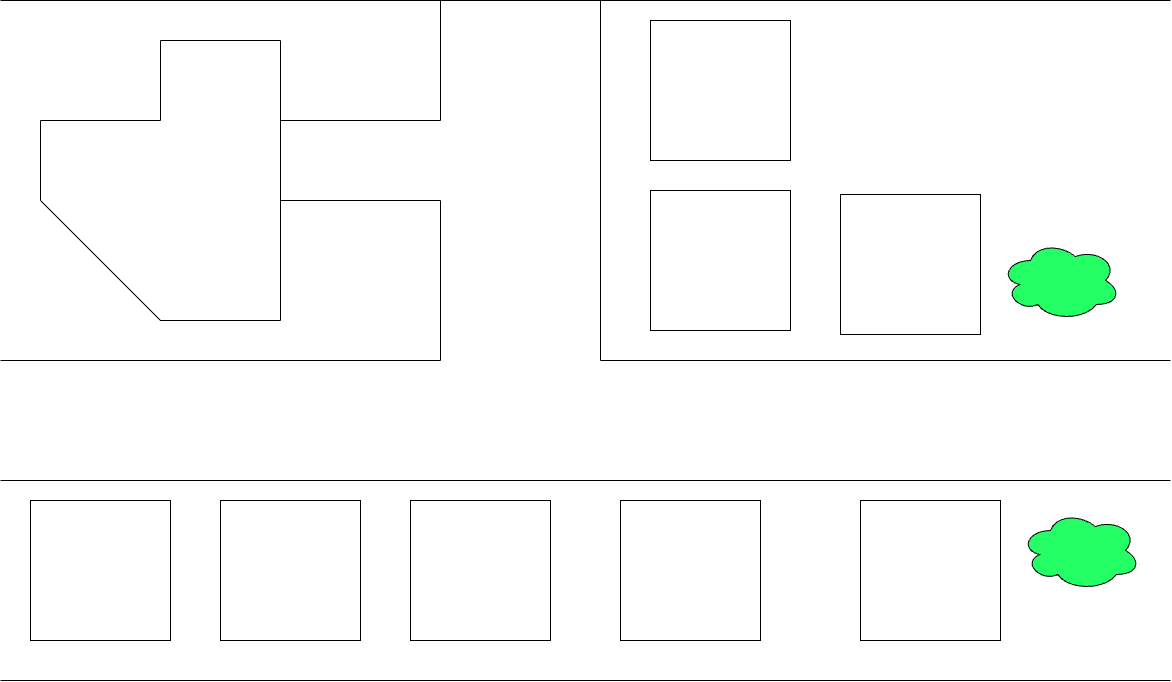
#> input picture site-project-api/temp_site_plans/site-four.png, 1172 x 682 px
$ python cv2_detect_contours.py
#> lines starting #> are read from the running program, lines starting #| are printed output that depends on the picture; after the words box and inside, x2 and y2 are one past the last pixel; in counts of white or black regions, pixels touching at a corner belong together
import cv2
import numpy as np
import matplotlib.pyplot as plt

img = cv2.imread("./temp_site_plans/site-four.png", cv2.IMREAD_COLOR)
#> img is the input picture: shape (682, 1172, 3); mean B, G, R 249.3, 251.3, 248.4
img = cv2.resize(img, (1000, 1000))
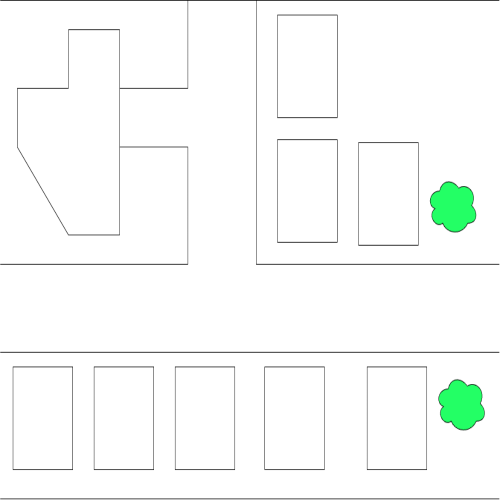
#> img: shape (1000, 1000, 3) (shown at 1/2 size); mean B, G, R 249.3, 251.3, 248.4


img_gray = cv2.cvtColor(img, cv2.COLOR_BGR2GRAY)

img_blur = cv2.GaussianBlur(img_gray, (3, 3), 0)

edges = cv2.Canny(img_blur, 160,180)
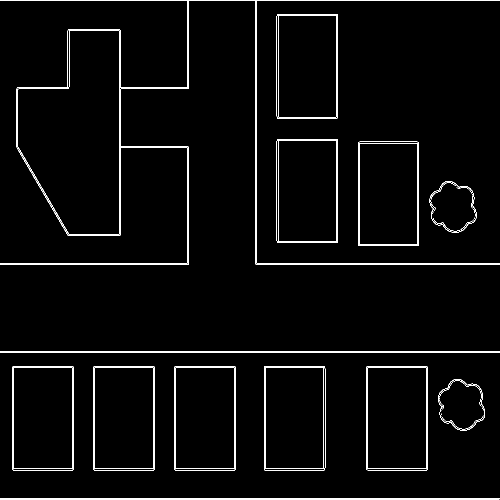
#> edges: shape (1000, 1000) (shown at 1/2 size); 2.3% white in thin lines or dots

contours, _ = cv2.findContours(edges, cv2.RETR_EXTERNAL, cv2.CHAIN_APPROX_SIMPLE)
#> contours = 15 contours, 3 with area under 20; largest, box (x1, y1, x2, y2) and area: (35, 60, 239, 469) 61852, (24, 732, 147, 941) 25367, (528, 732, 651, 941) 25365, (553, 28, 676, 237) 25364, (553, 278, 676, 486) 25246

img_rgb = cv2.cvtColor(img, cv2.COLOR_BGR2RGB)

min_area = 8000
plot_count = 0

for cnt in contours:
    area = cv2.contourArea(cnt)
    if area > min_area:
        approx = cv2.approxPolyDP(cnt, 0.02 * cv2.arcLength(cnt, True), True)

        print(approx)
        if len(approx) == 4:  # for square houses
            cv2.drawContours(img_rgb, [approx], -1, (0, 255, 0), 2)
            plot_count = plot_count + 1
        if len(approx) > 4 & len(approx) < 8: # for non square houses
            cv2.drawContours(img_rgb, [approx], -1, (0, 255, 0), 2)
            plot_count = plot_count + 1
#> this loop made 15 passes
#> (area, approx) on passes 4, 5, 6, 7, 8, 11, 12, 14: (25164, [[733, 733], [733, 939], [853, 940], [854, 733]]), (25365, [[529, 732], [528, 939], [648, 940], [649, 733]]), (25166, [[350, 732], [349, 939], [469, 940], [470, 733]]), (25165, [[187, 733], [187, 939], [307, 940], [308, 733]]), (25367, [[26, 732], [25, 939], [145, 940], [146, 733]]), (25162.5, [[716, 284], [716, 491], [836, 491], [837, 284]]), (25246.5, [[554, 278], [554, 485], [674, 485], [675, 278]]), (25364.5, [[554, 29], [554, 236], [674, 236], [675, 29]])
#> area on passes 3, 10, 13, 15: 7100, 7095.5, 61852, 2122
#> (printed output is left out)
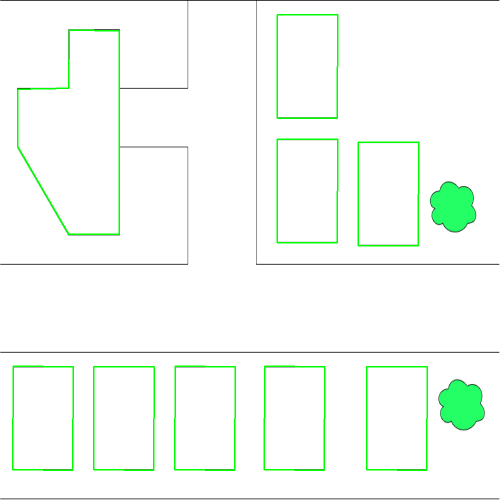
#> img_rgb: shape (1000, 1000, 3) (shown at 1/2 size); mean R, G, B 245.1, 252.8, 245.9
#> after the loop, plot_count = 9


plt.imshow(img_rgb)
plt.title(f"Housing Plots Detected: {plot_count}")
plt.show()

$ run again, with site-project-api/temp_site_plans/site-one.png copied over site-project-api/temp_site_plans/site-four.png
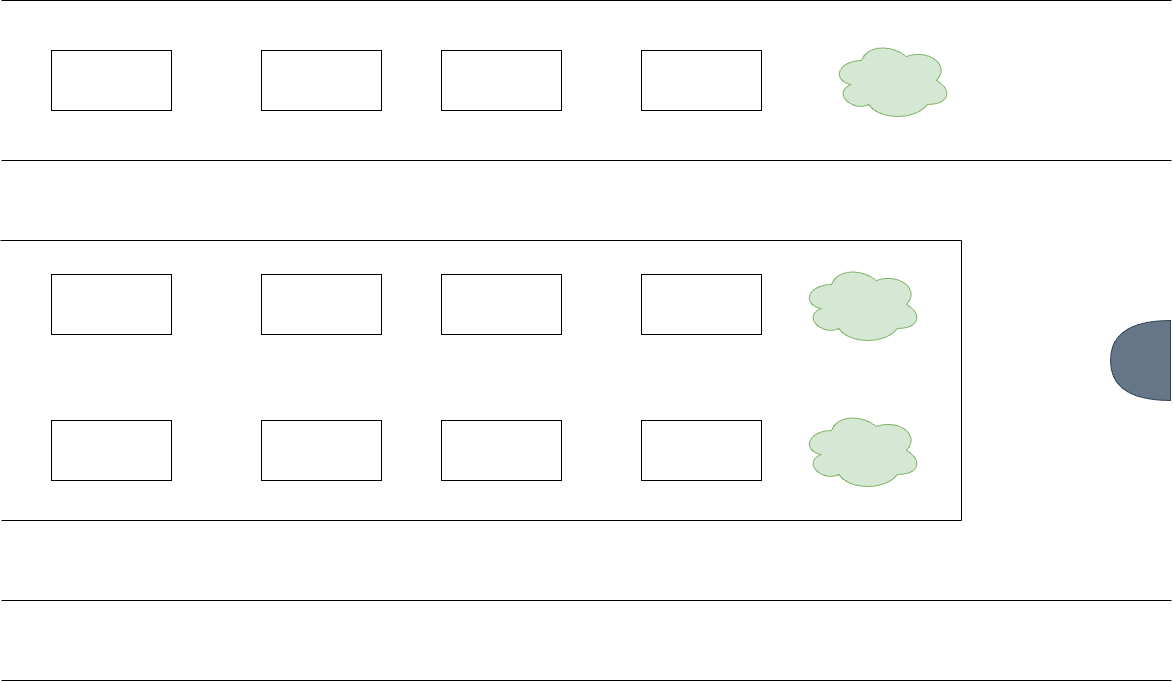
#> input picture site-project-api/temp_site_plans/site-one.png, 1173 x 682 px
#> img is the input picture: shape (682, 1173, 3); mean B, G, R 249.8, 250.2, 249.7
#> img: shape (1000, 1000, 3)
#> `edges = cv2.Canny(img_blur, 160,180)`:
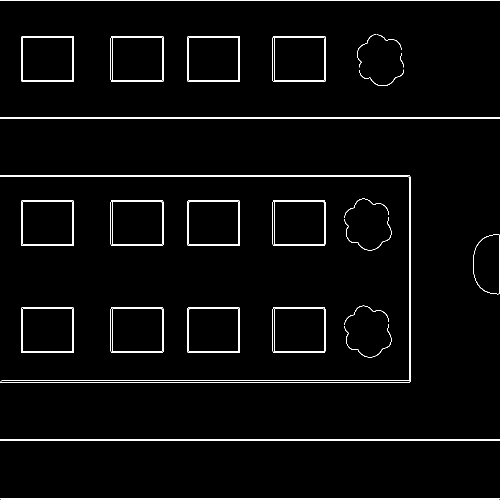
#> edges: shape (1000, 1000) (shown at 1/2 size); 2.2% white in thin lines or dots
#> contours = 28 contours, 7 with area under 20; largest, box (x1, y1, x2, y2) and area: (545, 72, 651, 164) 9544, (42, 72, 148, 164) 9544, (221, 72, 327, 164) 9542, (375, 72, 480, 164) 9460, (221, 615, 327, 706) 9442
#> the loop `for cnt in contours:` made 28 passes
#> (area, approx) on passes 5, 6, 7, 8, 12, 13, 14: (9440, [[546, 615], [546, 705], [649, 705], [649, 615]]), (9358.5, [[375, 616], [376, 705], [479, 705], [478, 615]]), (9442, [[222, 615], [222, 705], [325, 705], [325, 615]]), (9441, [[43, 615], [43, 705], [146, 705], [146, 615]]), (9440, [[546, 401], [546, 491], [649, 491], [649, 401]]), (9358, [[375, 402], [376, 491], [479, 490], [478, 401]]), (9442, [[222, 401], [222, 491], [325, 491], [325, 401]])
#> (printed output is left out)
#> after the loop `for cnt in contours:`:
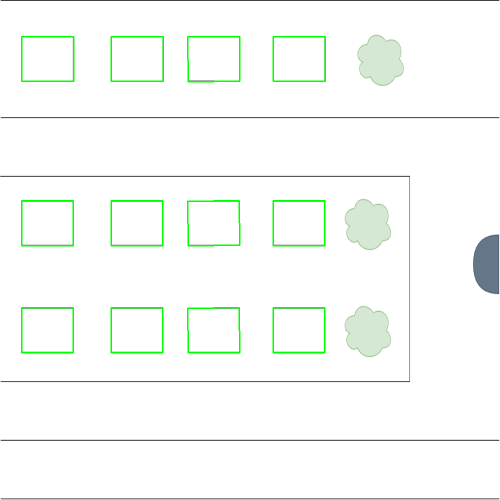
#> img_rgb: shape (1000, 1000, 3) (shown at 1/2 size); mean R, G, B 247.3, 251.4, 247.4
#> after the loop `for cnt in contours:`: plot_count = 12

$ run again, with site-project-api/temp_site_plans/site-three.png copied over site-project-api/temp_site_plans/site-four.png
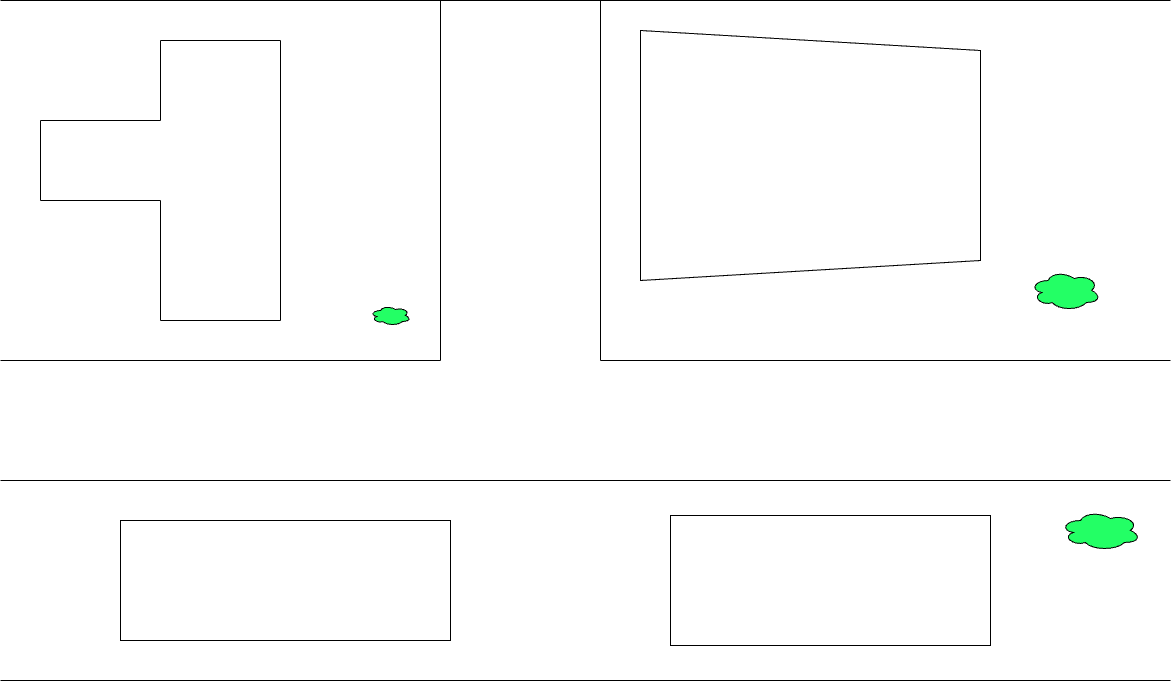
#> input picture site-project-api/temp_site_plans/site-three.png, 1172 x 682 px
#> img is the input picture: shape (682, 1172, 3); mean B, G, R 251.2, 251.9, 250.9
#> img: shape (1000, 1000, 3)
#> `edges = cv2.Canny(img_blur, 160,180)`:
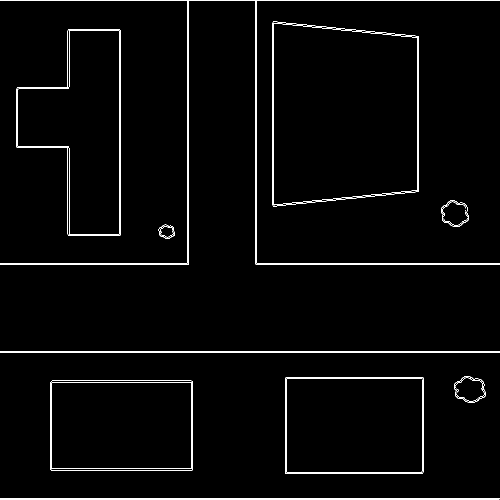
#> edges: shape (1000, 1000) (shown at 1/2 size); 1.8% white in thin lines or dots
#> contours = 11 contours, 3 with area under 20; largest, box (x1, y1, x2, y2) and area: (545, 43, 838, 413) 99286, (33, 58, 241, 472) 55592, (570, 754, 847, 948) 53256, (101, 761, 386, 941) 50828, (908, 752, 972, 806) 2468, (882, 401, 938, 454) 2161, (0, 0, 1000, 530) 2034, (317, 449, 350, 477) 664
#> the loop `for cnt in contours:` made 11 passes
#> (area, approx) on passes 3, 4, 10: (50828.5, [[102, 762], [102, 940], [385, 939], [385, 762]]), (53255.5, [[571, 755], [571, 947], [845, 947], [845, 754]]), (99286, [[546, 43], [546, 412], [836, 383], [837, 73]])
#> (printed output is left out)
#> after the loop `for cnt in contours:`:
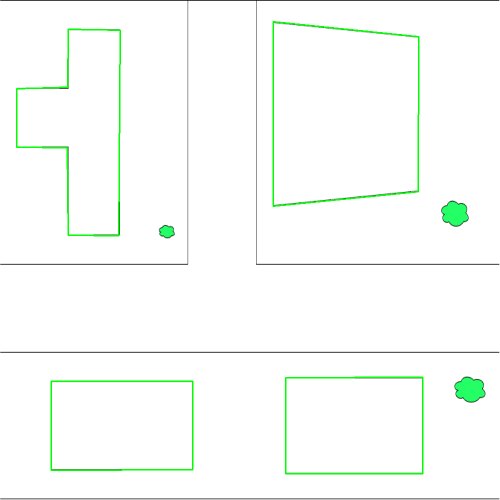
#> img_rgb: shape (1000, 1000, 3) (shown at 1/2 size); mean R, G, B 248.6, 252.9, 248.9
#> after the loop `for cnt in contours:`: plot_count = 4

$ run again, with site-project-api/temp_site_plans/site-two.png copied over site-project-api/temp_site_plans/site-four.png
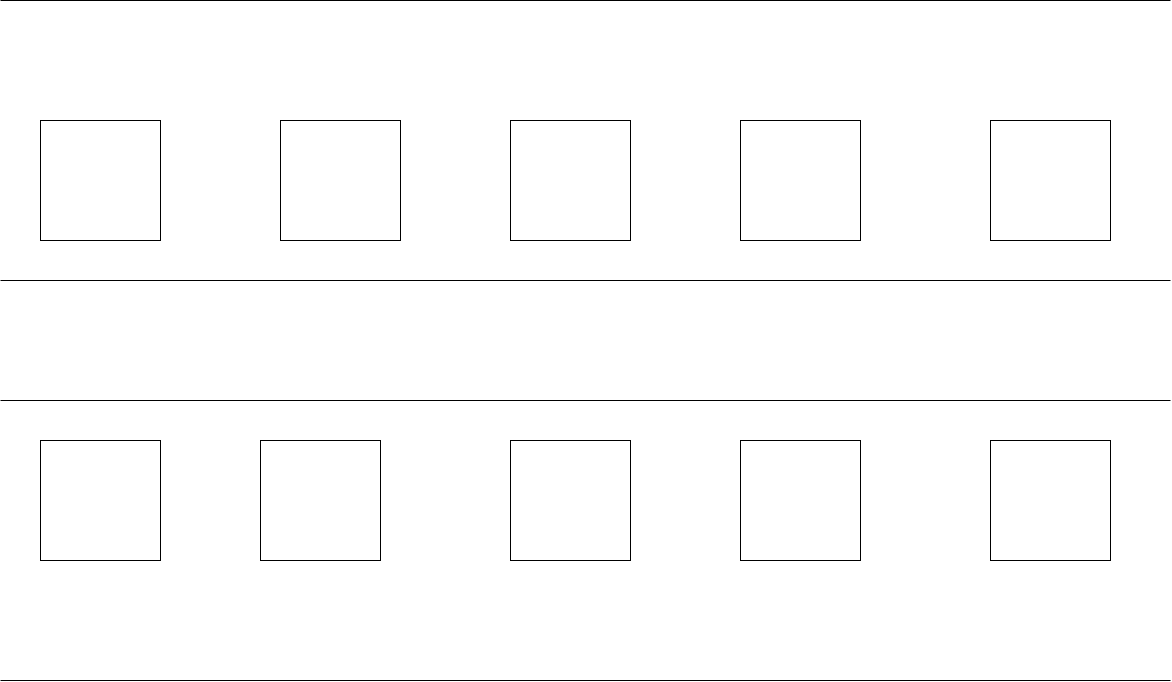
#> input picture site-project-api/temp_site_plans/site-two.png, 1172 x 682 px
#> img is the input picture: shape (682, 1172, 3); min 0, max 255, mean 252
#> img: shape (1000, 1000, 3)
#> `edges = cv2.Canny(img_blur, 160,180)`:
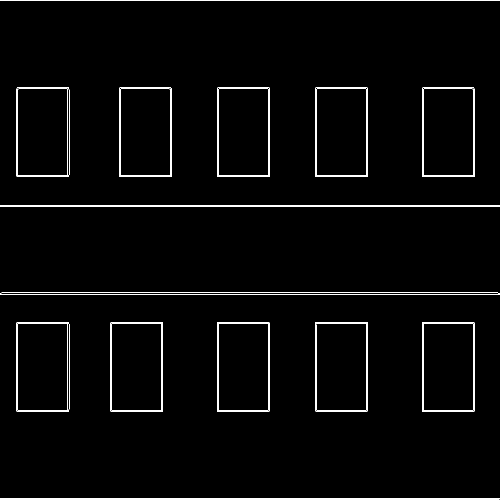
#> edges: shape (1000, 1000) (shown at 1/2 size); 1.8% white in thin lines or dots
#> contours = 15 contours, 5 with area under 20; largest, box (x1, y1, x2, y2) and area: (630, 644, 736, 824) 18788, (434, 644, 540, 824) 18783, (33, 644, 139, 824) 18782, (630, 175, 736, 354) 18683, (434, 175, 540, 354) 18681
#> the loop `for cnt in contours:` made 15 passes
#> (area, approx) on passes 3, 4, 5, 6, 7, 10, 11: (18610, [[844, 645], [844, 822], [948, 822], [948, 645]]), (18788, [[631, 644], [630, 821], [734, 822], [735, 645]]), (18783, [[435, 644], [434, 822], [538, 822], [538, 645]]), (18609, [[221, 645], [221, 822], [325, 822], [325, 645]]), (18782, [[34, 644], [33, 822], [137, 822], [137, 645]]), (18510, [[845, 175], [844, 353], [948, 353], [947, 175]]), (18683, [[631, 175], [631, 353], [734, 353], [734, 175]])
#> (printed output is left out)
#> after the loop `for cnt in contours:`:
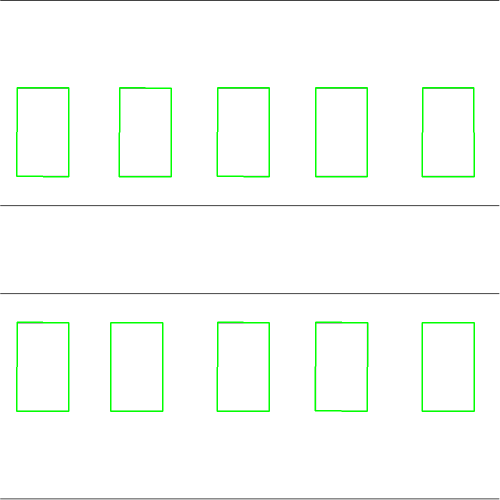
#> img_rgb: shape (1000, 1000, 3) (shown at 1/2 size); mean R, G, B 249.1, 253.4, 249.1
#> after the loop `for cnt in contours:`: plot_count = 10
